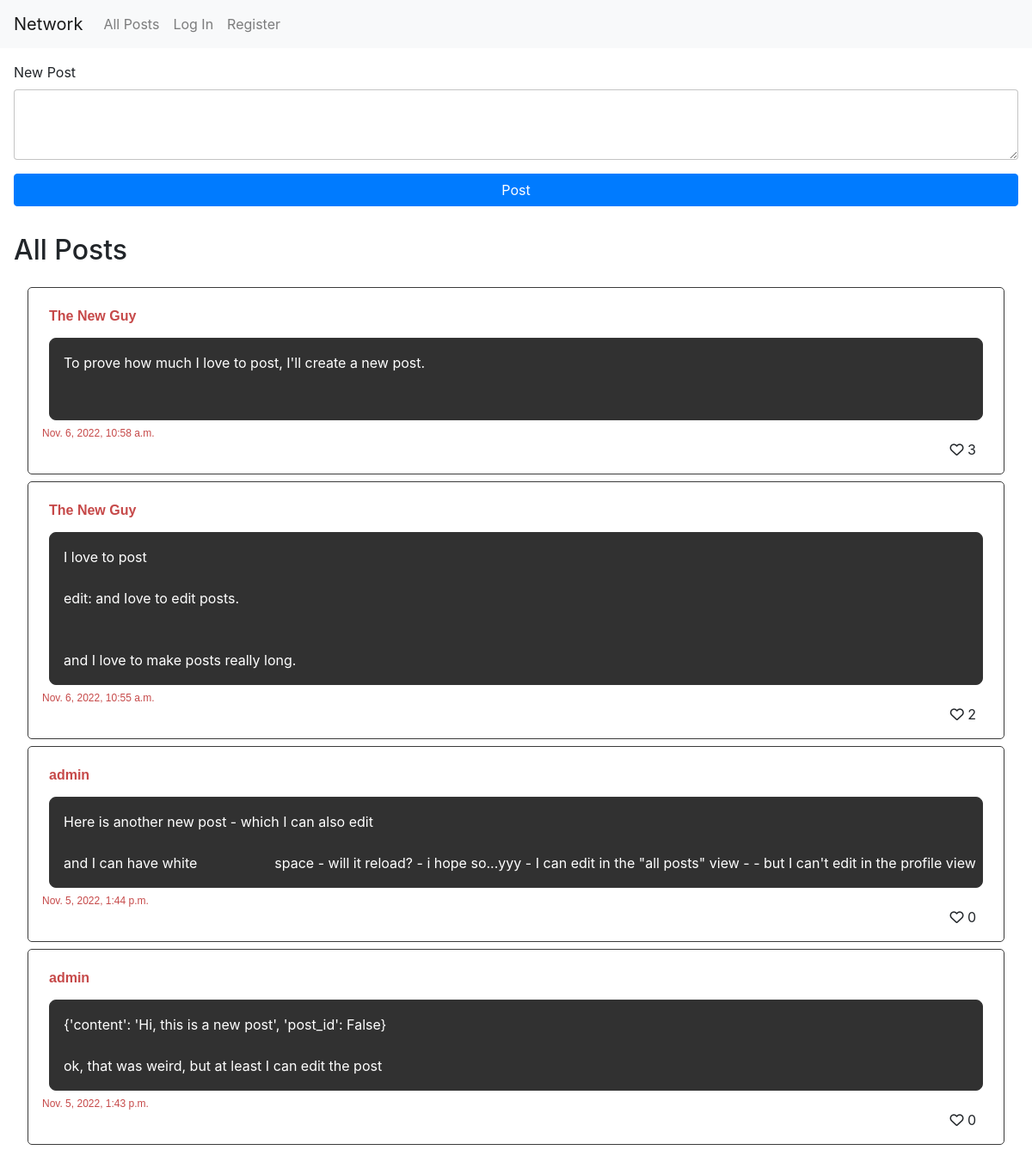
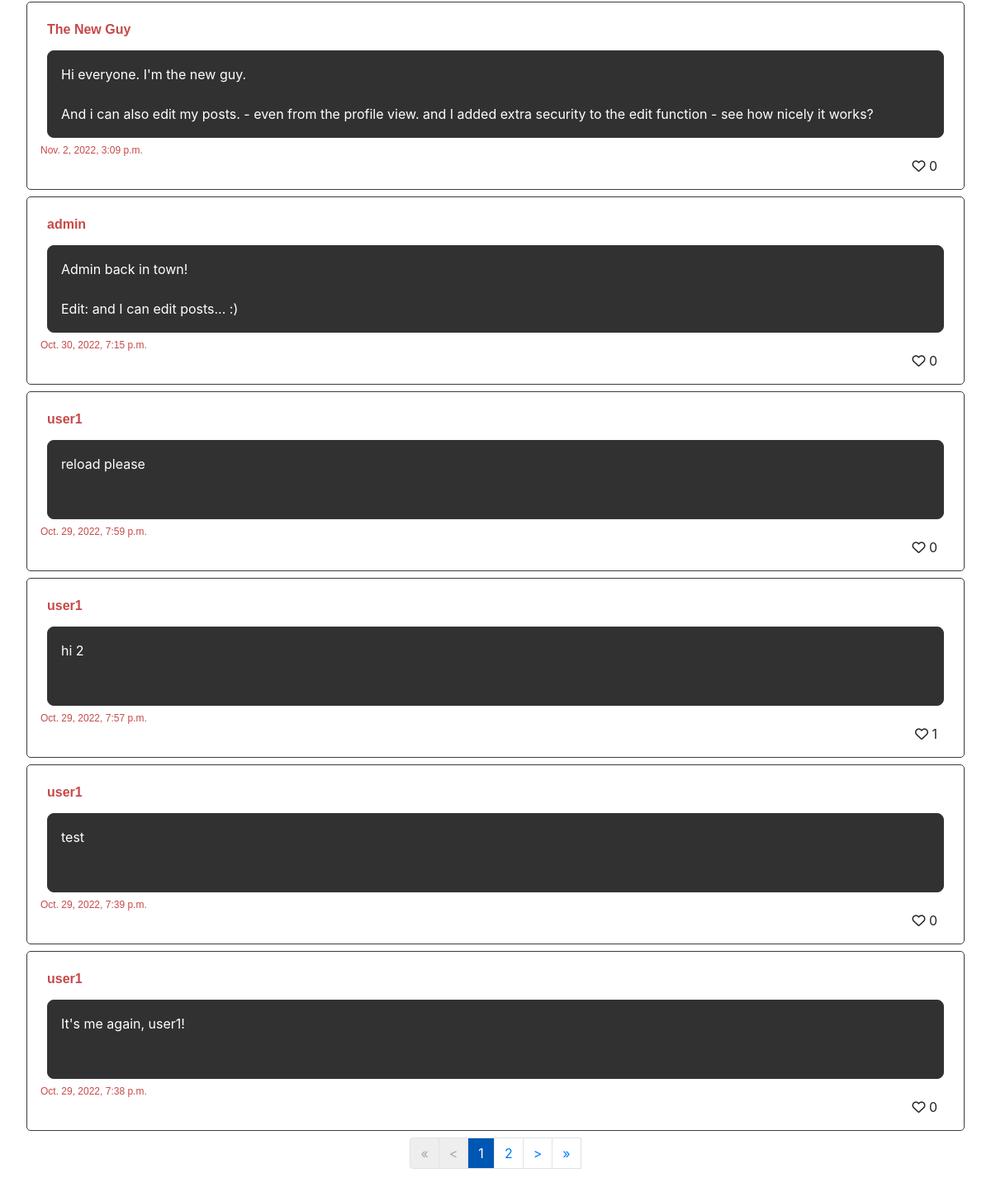
The app's page /, older data (2 pictures, top to bottom).
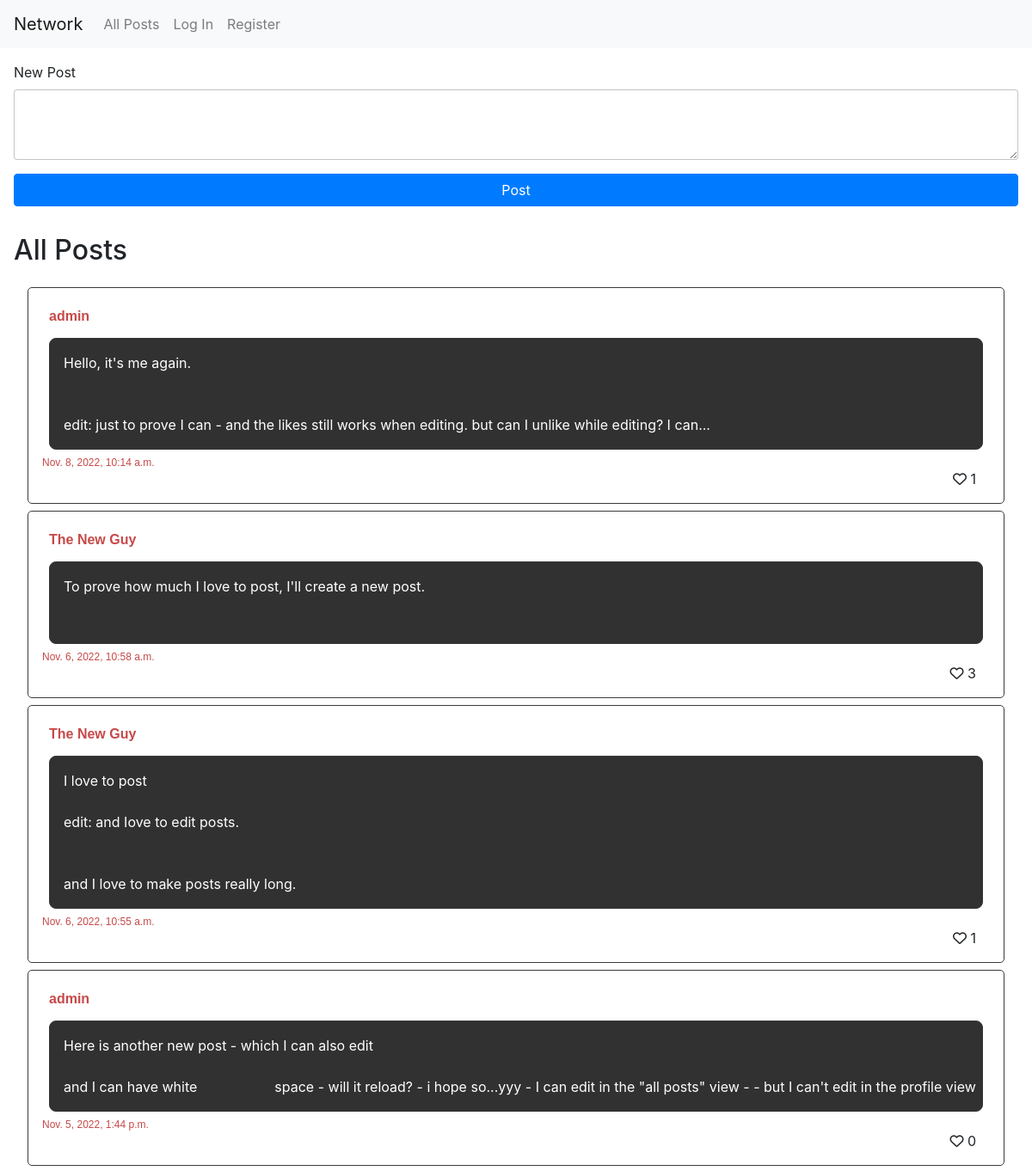
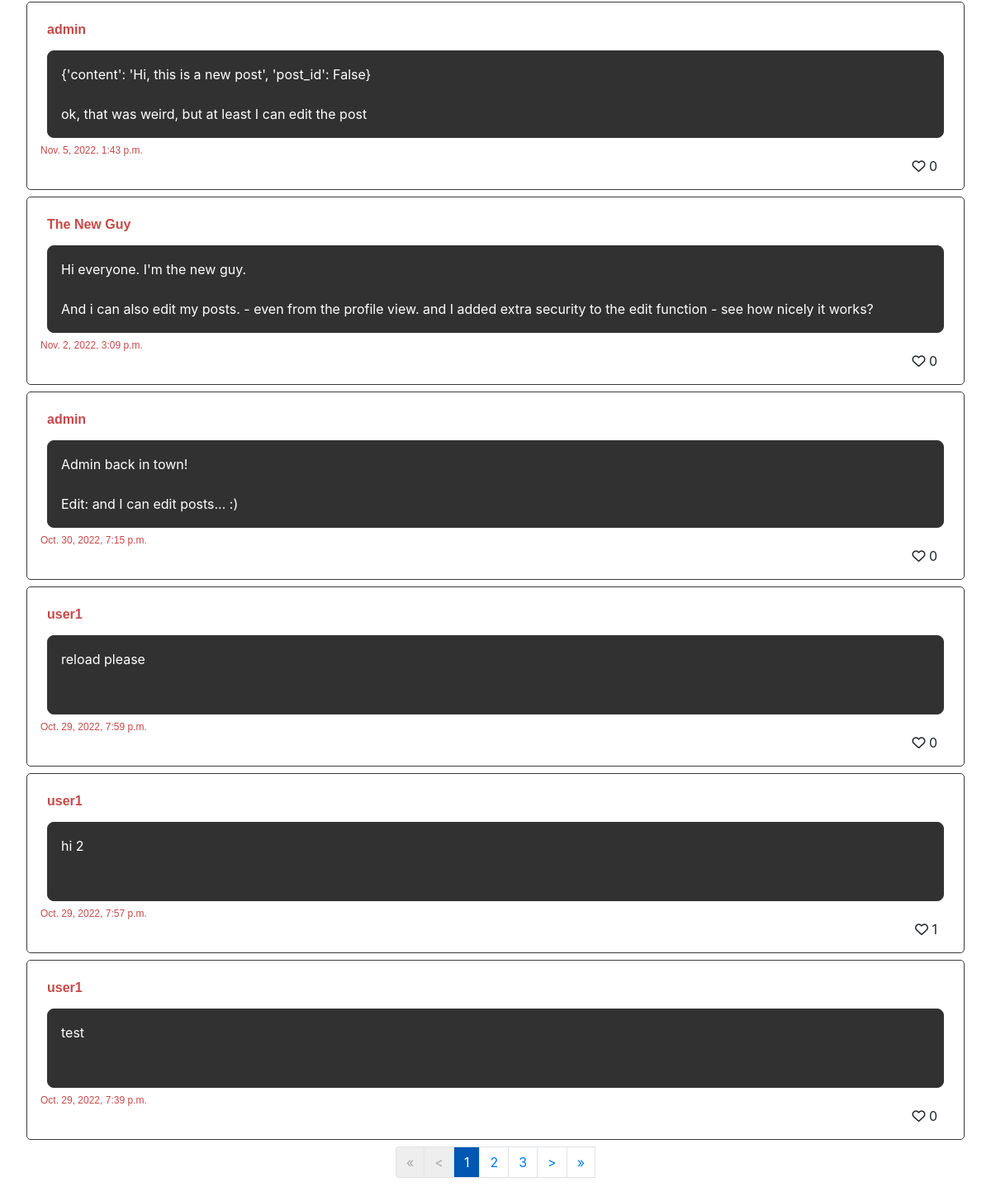
The same page, newer data (2 pictures, top to bottom).
### network/models.py (models this page shows, shortened)
class Post(models.Model):
    user = models.ForeignKey(User, on_delete=models.CASCADE, related_name='poster')
    created = models.DateTimeField(auto_now_add=True)
    content = models.TextField()
    likes = models.ManyToManyField(User, related_name='likes', blank=True)

class User(AbstractUser):
    pass

### network/views.py (the view)
# urls.py: path("", views.PostListAllView.as_view(), name="index"),
class PostListAllView(ListView):
    paginate_by = NUM_POSTS_PER_PAGE
    model = Post
    ordering = ['-created']
    context_object_name = "posts"
    template_name = "network/index.html"
    def get_context_data(self, **kwargs):
        context = super(PostListAllView, self).get_context_data(**kwargs)
        context.update({
            'home': True,
            'liked': False
        })
        if self.request.user.is_authenticated:
            self.liked = False
            context['liked'] = Post.objects.filter(likes=self.request.user).exists()
        return context

### network/templates/network/index.html (shortened to what this page needs)
{% extends "network/layout.html" %}
{% load network_extras %}
{% block body %}
<div id='home'>
    {% if home %}
        <form class="new-post">
            <div class="inner-form">
                <label for="newpost-textarea">New Post</label>
                <textarea class="form-control new-post-input" id="newpost-textarea"></textarea>
                <input id='submit-new-post' class="btn btn-primary" type='submit' value='Post'>
            </div>
        </form>
        <h2 class="page-heading">All Posts</h2>
    {% endif %}
    <div id="posts">
        {% for post in posts %}
            <div class="post">
                <div>
                    <span class="post-username">{{post.user}}</span>
                </div><div class="post-content">{{post.content}}</div>
                <div class="post-created">
                    {{post.created}}
                </div>
                <div class="post-likes">
                    {% if user.is_authenticated %}
                        {% liked  liked_by=request.user post=post as liked %}
                            {% if liked %}
                                    <i class="fas fa-heart like-button" style="color: red;"></i> <span class="likes-counter">{{post.likes.count}}</span>
                            {% else %}
                                    <i class="fa-regular fa-heart like-button"></i> <span class="likes-counter">{{post.likes.count}}</span>
                            {% endif %}
                    {% else %}
                        <i class="fa-regular fa-heart like-button"></i> <span class="likes-counter">{{post.likes.count}}</span>
                    {% endif %}
                </div>
            </div>
        {% endfor %}
        <nav aria-label="Page navigation">
            <ul class="pagination">
                <li class="page-item"><a class="page-link {% if not page_obj.has_previous %} deactivated {% endif %}" href="?page=1">&laquo;</a></li>
                <li class="page-item"><a class="page-link {% if not page_obj.has_previous %} deactivated {% endif %}" href="{% if page_obj.has_previous %} ?page={{ page_obj.previous_page_number }} {% endif %}">&lt;</a></li>
                {% for p in paginator.page_range %}
                    <li class="page-item"><a class="page-link {% if page_obj.number == p %} selected-page {% endif %}" href="?page={{p}}" >{{p}}</a></li>
                {% endfor %}
                <a class="page-link {% if not page_obj.has_next %} deactivated {% endif %}" href="{% if page_obj.has_next %} ?page={{ page_obj.next_page_number }} {% endif %}">&gt;</a>
                <a class="page-link {% if not page_obj.has_next %} deactivated {% endif %}" href="?page={{ paginator.num_pages }}">&raquo;</a>
            </ul>
        </nav>
    </div>
</div>
{% endblock %}

### network/templates/network/layout.html (shortened to what this page needs)
{% load static %}
<!DOCTYPE html>
<html lang="en">
    <head>
        <link rel="stylesheet" href="https://stackpath.bootstrapcdn.com/bootstrap/4.4.1/css/bootstrap.min.css">
        <link href="{% static 'network/styles.css' %}" rel="stylesheet">
    </head>
    <body>
        <nav class="navbar navbar-expand-lg navbar-light bg-light">
            <a class="navbar-brand" href="#">Network</a>
            <div>
              <ul class="navbar-nav mr-auto">
                <li class="nav-item">
                  <a class="nav-link" href="{% url 'index' %}">All Posts</a>
                </li>
                {% if user.is_authenticated %}
                    <li class="nav-item">
                        <a class="nav-link" href="{% url 'following' %}">Following</a>
                    </li>
                    <li class="nav-item">
                        <a class="nav-link" href="{% url 'logout' %}">Log Out</a>
                    </li>
                {% else %}
                    <li class="nav-item">
                        <a class="nav-link" href="{% url 'login' %}">Log In</a>
                    </li>
                    <li class="nav-item">
                        <a class="nav-link" href="{% url 'register' %}">Register</a>
                    </li>
                {% endif %}
              </ul>
            </div>
          </nav>
        <div class="body">
            {% block body %}
            {% endblock %}
        </div>
    </body>
</html>

### network/static/network/styles.css (style rules this page uses)
.body { padding: 1rem; }
#posts { padding: 1rem; }
.new-post-input { border: rgba(0, 0, 0, 0.233) 1px solid; padding: 1rem; }
.inner-form { display: flex; flex-direction: column; }
#submit-new-post { margin-top: 1rem; }
.page-heading { margin-top: 2rem; }
.post { border: #3b3b3b 1px solid; padding: 1rem; margin-bottom: 0.5rem; border-radius: 5px; display: flex; flex-direction: column; }
.post-username { font: 700 1rem "montserrat", sans-serif; color: #c64949; margin: 0.5rem; display: inline-block; cursor: pointer; }
.post-content { min-height: 6rem; border: #363636 1px solid; border-radius: 8px; background-color: #313131; color: white; padding: 1rem; margin: 0.5rem; white-space: pre; }
.post-created { font: 400 0.75rem "montserrat", sans-serif; color: #c64949; }
.post-likes { align-self: flex-end; margin: 0 1rem; }
.pagination { display: flex; justify-content: center; }
.deactivated { color: #a7a7a7 !important; background-color: rgba(207, 207, 207, 0.349) !important; }
.selected-page { color: white; background-color: #0056b3; }

Row changes from the older to the newer data that the page shows:
no longer on this page (row unchanged): Post: user "user1", content "It's me again, user1!", created "Oct. 29, 2022, 7:38 p.m.", likes.count "0"
added Post: user "admin", content "Hello, it's me again. edit: just to prove I can - and the likes still works when editing. but can I unlike while editing? I can...", created "Nov. 8, 2022, 10:14 a.m.", likes.count "1"
computed for Post "Nov. 6, 2022, 10:55 a.m.": likes.count "2" → "1"
Text that changed along with them:
new list line: "3"
